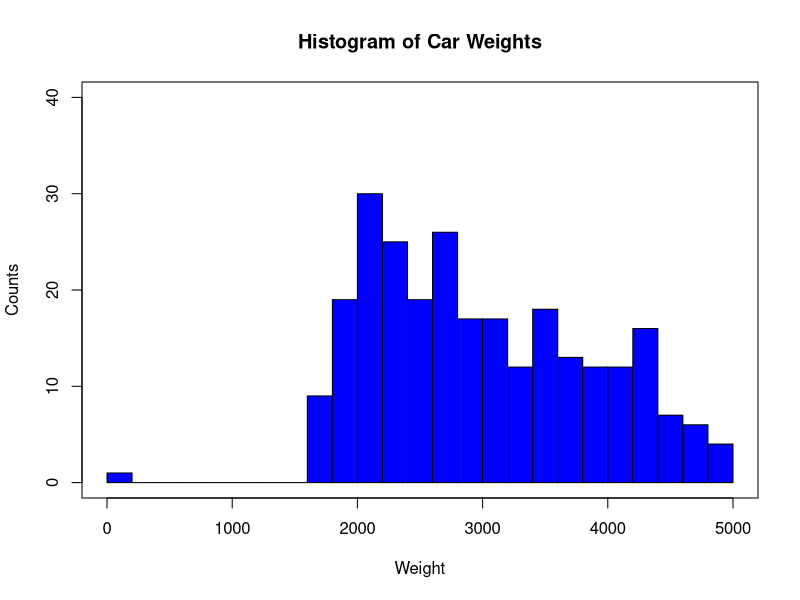
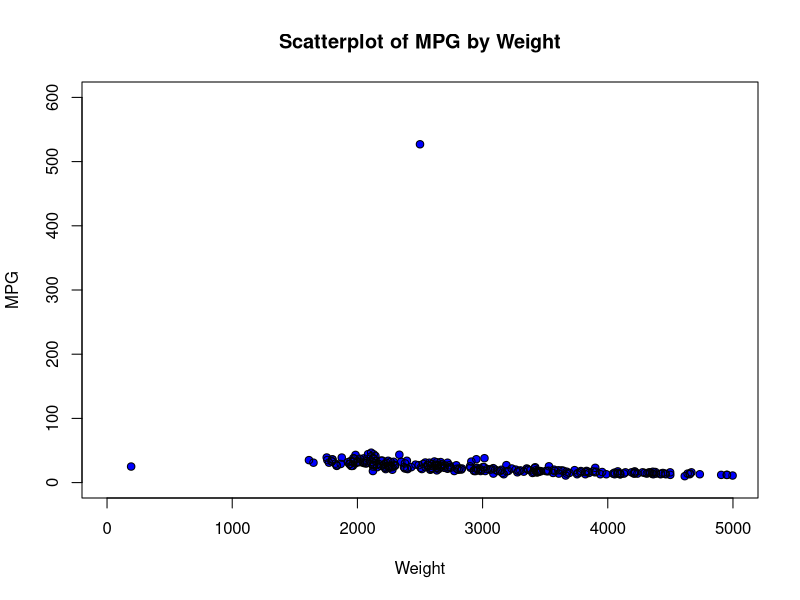
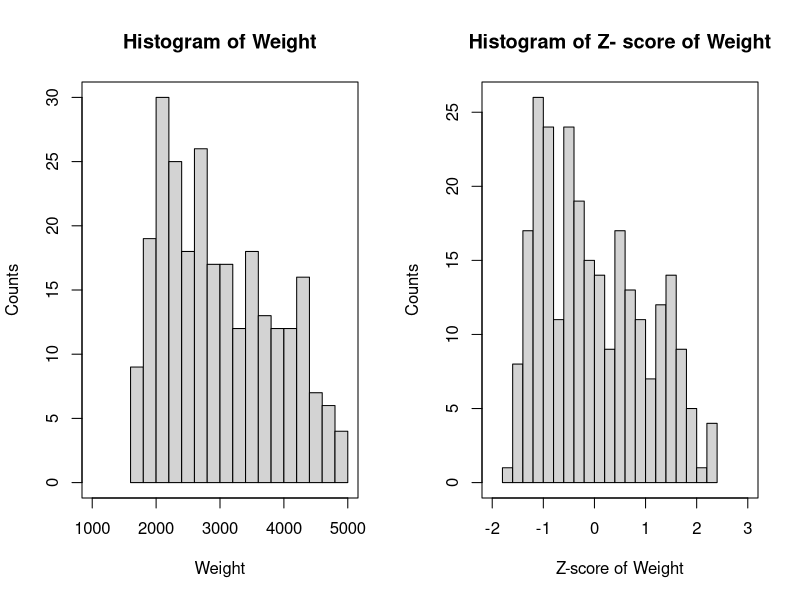
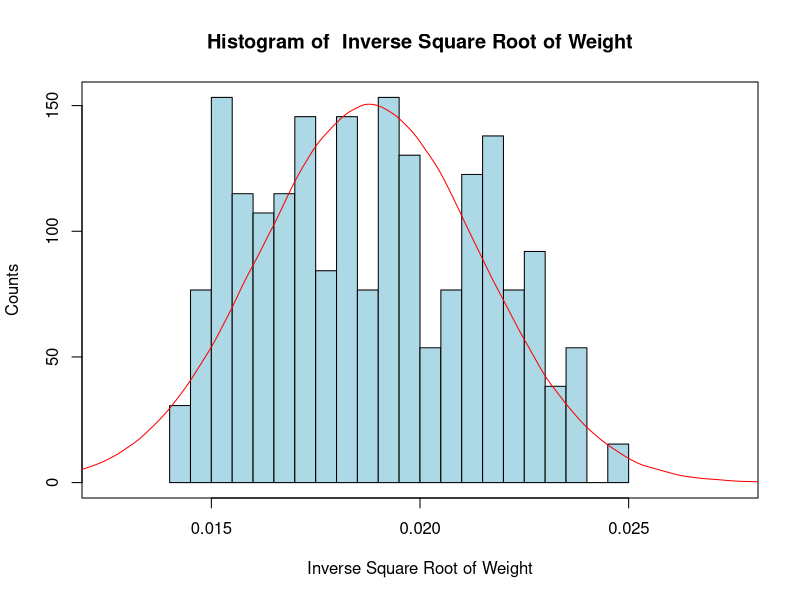
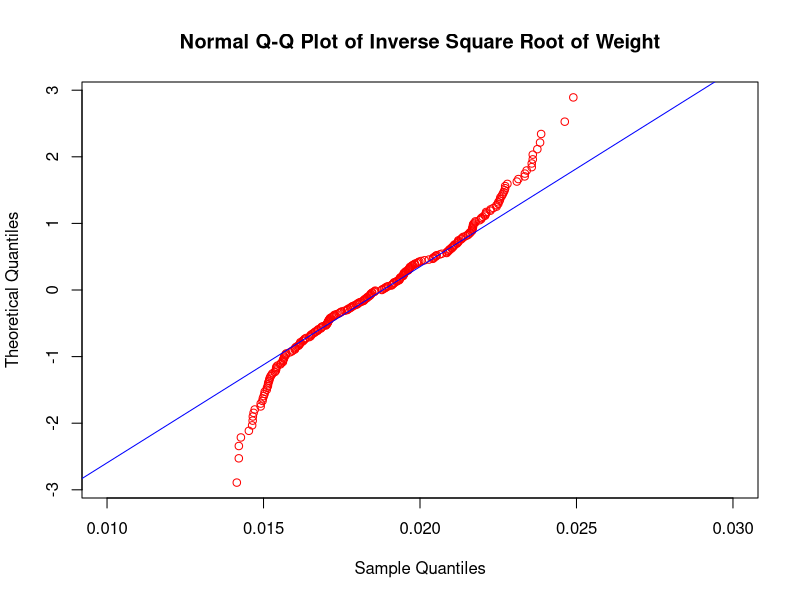

Source code (R) for these figures, in order:
## ---- chunk 1
knitr::opts_chunk$set(echo = TRUE)
library(knitr)
## ---- chunk 2
  # Anything prefaced by a pound sign (#) is a comment.
  # Comments are not executed by R. Instead, they explain what the code is doing.
  # Indented code (that is not a comment) will run in R as if it was on one line
  # Code separated by semicolons will run as if the code was on separate lines,
  # with the semicolon marking the line break
## ---- chunk 3
  # Replace “C:/…/” with the exact location of the file you want to open
  filepath <- ""
  setwd("~/IMGT680") 
  cars <- read.csv(file = "cars.txt", stringsAsFactors = FALSE)
  cars # To display the whole dataset, type the dataset name
## ---- chunk 4
  head(cars) # Display the first few records of a dataset
## ---- chunk 5
  names(cars) # Display variable names of a data frame, one kind of data in R
## ---- chunk 6
  cars$weight # Look at only the weight variable within data frame cars
## ---- chunk 7
  # Create a matrix with three rows, two columns, and every value equal to 0.0
  mat <- matrix(0.0, nrow = 3, ncol = 2); mat
  colnames(mat) <- c("Var 1", "Var 2") # Give a matrix variable names
  colnames(mat) # Display variable names of a matrix
## ---- chunk 8
  cars.rsub <- cars[1:50,] # Subset the data by rows
  cars.csub <- cars[,1:3] # Subset by columns
  cars.rcsub <- cars[c(1,3,5), c(2,4)] # Subset by specific rows and columns
  cars.vsub <- cars[which(cars$mpg> 30),] # Subset by a logical condition
# To declare new variables, type the variable name, a left-arrow, then the value of the variable
  firstletter <- 'a'
  weight <- cars$weight
## ---- chunk 9
  par(mfrow=c(1,1)) # plots one figure; the default setting
  par(mfrow=c(2,3)) # plots six figures: three in the top row, three in the bottom row
  # Plots will fill the plot space row by row
## ---- chunk 10
  #install.packages("ggplot2")
  library(ggplot2)
## ---- chunk 11
  setwd("~/IMGT680") # sets the working directory
  cars <- read.csv("cars.txt", stringsAsFactors = FALSE) # reads text file Cars.txt
  cars2 <- read.csv("cars2.txt", stringsAsFactors = FALSE) # reads text file Cars.txt
## ---- chunk 12
  # Look at four variables from cars
  cars.4var <- cars[, c(1, 3, 4, 8)] # renames data from columns 1,3,4,8 to cars.4var
  head(cars.4var) # displays first few records of each column
## ---- chunk 13
  # Make certain entries missing
  cars.4var[2,2] <- cars.4var[4,4] <- NA # sets data from row 2, column 2 and row 4, column 4 to "NA".
  head(cars.4var)
## ---- chunk 14
  # Replace missing values with constants
  cars.4var[2,2] <- 0 # sets data from row 2, column 2 to zero
  cars.4var[4,4] <- "Missing" # sets data from row 4, column 4 to "Missing"
  head(cars.4var)
## ---- chunk 15
  # Replace values with mean and mode
  cars.4var[2,2] <- mean(na.omit(cars.4var$cubicinches)) # sets data from row 2, column 2 to the mean for CubicInches (201.5346)
  our_table <- table(cars.4var$brand) # sets data from "brand" column to new variable, our_table
  our_mode <- names(our_table)[our_table == max(our_table)] # sets the mode of our_table to new variable, our_mode
  cars.4var[4,4] <- our_mode # sets row 4, column 4 to the the mode (US)
  head(cars.4var)
## ---- chunk 16
  # Generate random observations
  obs_brand <- sample(na.omit(cars.4var$brand), 1) # generates 1 random number for brand columnand sets to new variable, obs_brand
  obs_cubicinches <- sample(na.omit(cars.4var$cubicinches), 1) # generates 1 random number for cubicinches column and sets to new variable obs_cubicinches
  cars.4var[2,2] <- obs_cubicinches # set row 2, column 2 to obs_cubicinches
  cars.4var[4,4] <- obs_brand # set row 4, column 4 to obs_brand
  head(cars.4var)
## ---- chunk 17
  # Set up the plot area
  par(mfrow = c(1,1)) # creates a multi-paneled plot with 1 row by 1 column
 
  # Create the histogram bars
  hist(cars2$weight, # extracts data from weight column in cars2.txt data
       breaks = 30, # sets bin width to 30
       xlim = c(0, 5000), # sets x-axis from 0 to 50000
       col = "blue", # outputs blue colored columns
       border = "black", # outputs a black border around each column
       ylim = c(0, 40), # sets y-axis from 0 to 40
       xlab = "Weight", # labels x-axis
       ylab = "Counts", # labels y-axis
       main = "Histogram of Car Weights") # creates graph title


  # Make a box around the plot
  box(which = "plot", lty = "solid", col = "black") # creates a black box border around the plot
## ---- chunk 18
  plot(cars2$weight, cars2$mpg, # extracts data from weight and mpg columns in cars2.txt data
       xlim = c(0, 5000), ylim = c(0, 600), # sets x-axis from 0 to 5000
       xlab = "Weight", ylab = "MPG", # labels x-axis
       main = "Scatterplot of MPG by Weight", # creates graph title
       type = "p", pch = 16, col = "blue") # creates circular points filled in with the color blue
  #Add open black circles
  points(cars2$weight, cars2$mpg,
         type = "p", col = "black") # creates circular points filled in with the color black
## ---- chunk 19
  mean(cars$weight) # Mean
  median(cars$weight) # Median
  length(cars$weight) # Number of observations
  sd(cars$weight) # Standard deviation
  summary(cars$weight) # Min, Q1, Median, Mean, Q3, Max
## ---- chunk 20
  # Min-max normalization
  summary(cars$weight)
  mi <- min(cars$weight) # minimum number
  ma <- max(cars$weight) # maximum number
  minmax.weight <- (cars$weight - mi)/(ma - mi) # min-max normalization
  minmax.weight
  
  # Z-score standarization
  m <- mean(cars$weight) # mean
  s <- sd(cars$weight) # standard deviation
  z.weight <- (cars$weight - m)/s # standard normal deviation
  z.weight
  length(cars$weight) # length of vector
  
  # Decimal scaling
  max(abs(cars$weight)) # 4 digits
  d.weight <- cars$weight/(10^4) # scaled by 10^4
  d.weight
## ---- chunk 21
  par(mfrow = c(1,2)) # creates a multi-paneled plot with 1 row by 2 columns
  
  # Create two histograms
  # Creates a histogram of weight
  hist(cars$weight, breaks = 20, xlim = c(1000, 5000),
       main = "Histogram of Weight", xlab = "Weight", ylab = "Counts")
  box(which = "plot", lty = "solid", col = "black")
  # Creates a histogram of weight using z-score
  hist(z.weight, breaks = 20, xlim = c(-2, 3),
       main = "Histogram of Z- score of Weight",
       xlab = "Z-score of Weight", ylab = "Counts")
  box(which = "plot", lty = "solid", col = "black")
## ---- chunk 22
  (3*(mean(cars$weight) - median(cars$weight)))/sd(cars$weight) # skewness formula for cars data
  (3*(mean(z.weight) - median(z.weight)))/sd(z.weight) # skewness formula for z-score of cars data
## ---- chunk 23
  sqrt.weight <- sqrt(cars$weight) # Square root
  sqrt.weight_skew <- (3*(mean(sqrt.weight) - median(sqrt.weight))) / sd(sqrt.weight) # skewness formula for square root of weight data
  ln.weight <- log(cars$weight) # Natural log
  ln.weight_skew <- (3*(mean(ln.weight) - median(ln.weight))) / sd(ln.weight) # skewness formula for natural log of weight data
  invsqrt.weight <- 1 / sqrt(cars$weight) # Inverse square root
  invsqrt.weight_skew <- (3*(mean(invsqrt.weight) - median(invsqrt.weight))) /sd(invsqrt.weight) # skewness formula for natural log of weight data
## ---- chunk 24
  par(mfrow=c(1,1)) # creates a multi-paneled plot with 1 row by 1 column
  x <- rnorm(1000000, mean = mean (invsqrt.weight), sd = sd(invsqrt.weight)) # generates normal random numbers using mean and standard deviation
  hist(invsqrt.weight, 
       breaks = 30, 
       xlim = c(0.0125, 0.0275),
       col = "lightblue", prob = TRUE, border = "black",
       xlab = "Inverse Square Root of Weight",
       ylab = "Counts", main = "Histogram of  Inverse Square Root of Weight")
  box(which = "plot", lty = "solid", col="black")
  
  # Overlay with  Normal density
  lines(density(x), col = "red")
## ---- chunk 25
  qqnorm(invsqrt.weight, datax = TRUE, col = "red", ylim = c(0.01, 0.03), # generates normal Quantile-Quantile (QQ) plot of the inverse sqrt values
         main = "Normal Q-Q Plot of Inverse Square Root of Weight")
  qqline(invsqrt.weight, col = "blue", datax = TRUE) # overlays theoretical QQ line
## ---- chunk 26
  # Transform x using y = 1 / sqrt(x)
  x <- cars$weight[1]; y <- 1 / sqrt(x)
  
  # Detransform x using x = 1 / (y)^2
  detransformedx <- 1 / y^2
  x; y; detransformedx
## ---- chunk 27
  north_flag <- east_flag <- south_flag <- c(rep(NA, 10)) # combines replications of the the value "NA" 10 times
  region <- c(rep(c("north", "south", "east", "west"),2), "north", "south") # combines replications of N/S/E/W 2 times, North, and South
  
  # Change the region variable to indicators
  # Utilizing looping and if/else statements to set N/E/S to zeros and ones
  for (i in 1:length(region)) {
    if(region[i] == "north") north_flag[i] = 1
    else north_flag[i] = 0
    if(region[i] == "east") east_flag[i] = 1
    else east_flag[i] = 0
    if(region[i] == "south") south_flag[i] = 1
    else south_flag[i] = 0
  }
  north_flag; east_flag; south_flag
  
### INDEX FIELDS
  # Data frames have an index field;
  # the left-most column
  cars
  cars[order(cars$mpg),]
  
  # For vectors or matrices,
  # add a column to act as an index field
  x <- c(1,1,3:1,1:4,3); y <- c(9,9:1)
  z <- c(2,1:9)
  matrix <- t(rbind(x,y,z)); matrix # rbind = row bind
  indexed_m <- cbind(c(1:length(x)), matrix); indexed_m # cbind = column bind
  indexed_m[order(z),]
## ---- chunk 28
  # For number of duplicate records, use anyDuplicated
  anyDuplicated(cars)
  
  # To examine each record, use Duplicated
  duplicated(cars)
  # ‘True’: record is a duplicate,
  # ‘False’: record is not a duplicate
  
  # Let's duplicate the first record
  new.cars <- rbind(cars, cars[1,])
  
  # Check for duplicates
  anyDuplicated(new.cars)
  
  # The 262nd record is a duplicate
  duplicated(new.cars)
